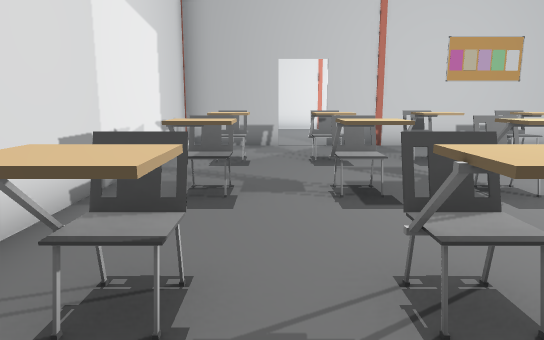
View 1 (above)

24 first-person views from a walk through a 3-D level made in the Unity game engine. The camera is 1.2 m above the floor, tilts 10° down and sees 70° across. The floor is counted in squares, 1 m on a side. Each view is taken from the middle of a square. On the plan, view 1 faces up. The plan holds only what a view shows up to about 15 squares ahead; the rest is blank. The place goes on beyond the plan. The player character is not drawn. Door leaves are left out, so doorways stand open. Some surface patterns are stand-ins.

View 2
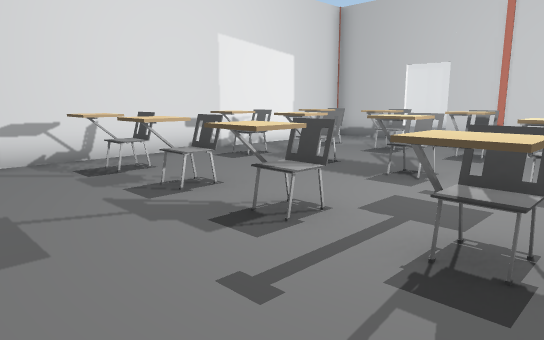

View 3
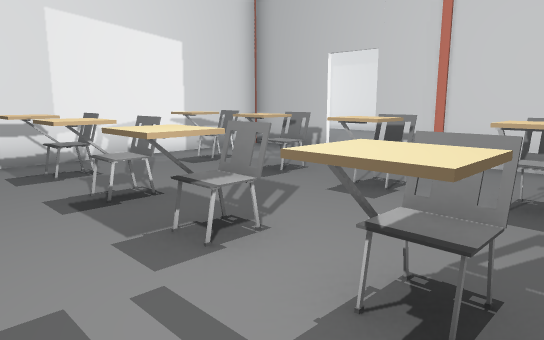

View 4
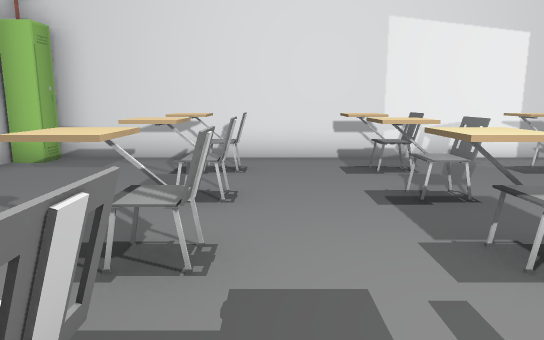

View 5
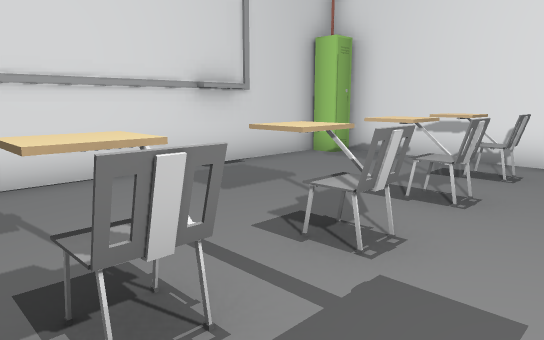

View 6
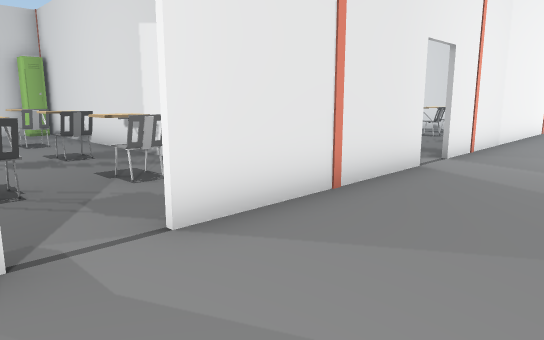

View 7
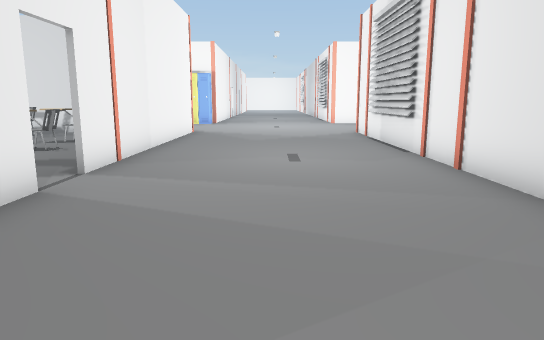

View 8
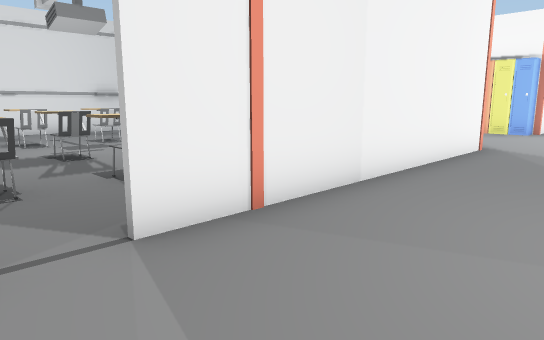

View 9
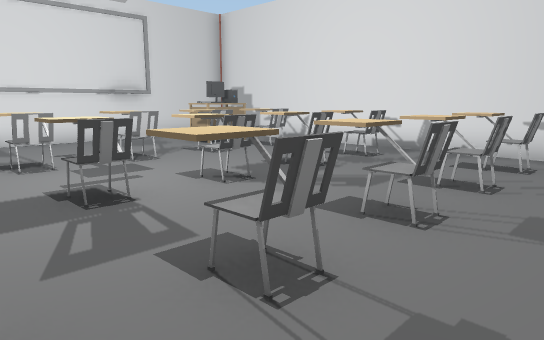

View 10
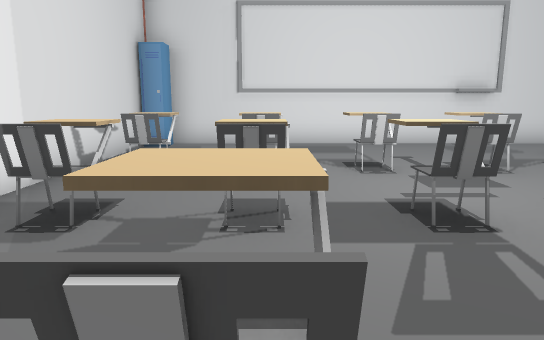

View 11
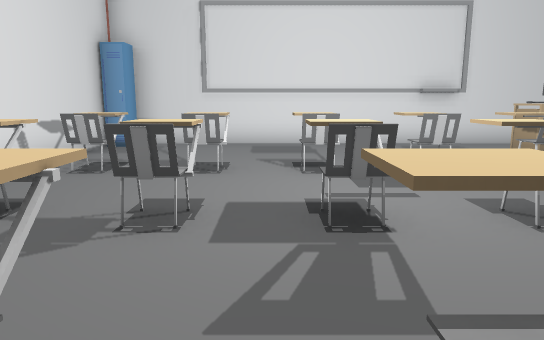

View 12
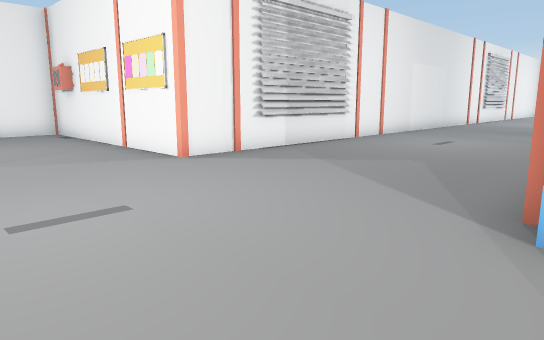

View 13
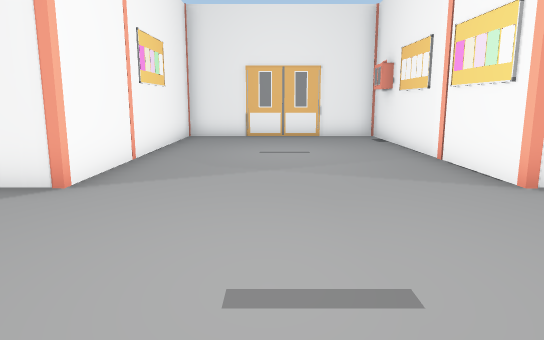

View 14
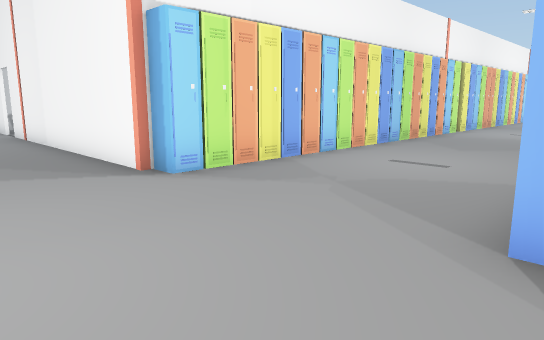

View 15
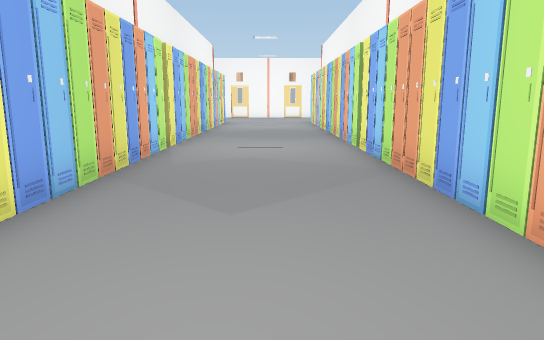

View 16
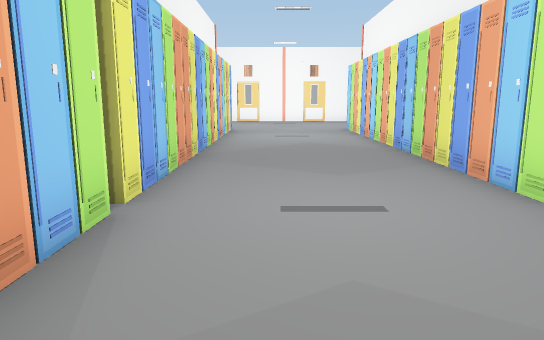

View 17
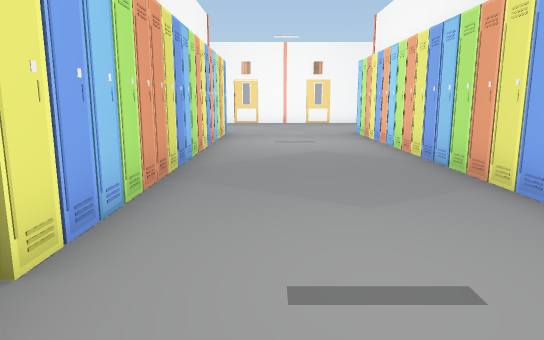

View 18
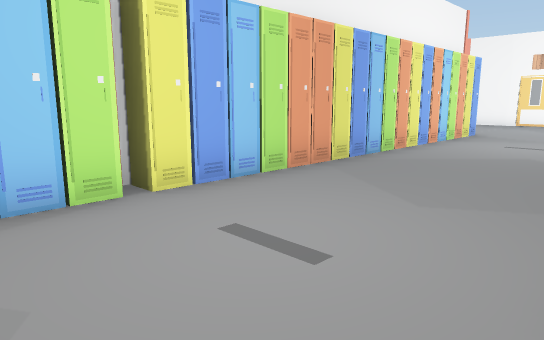

View 19
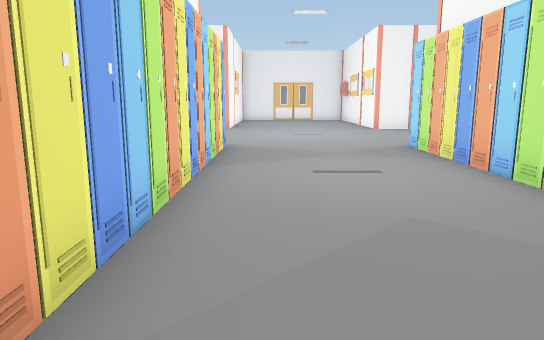

View 20
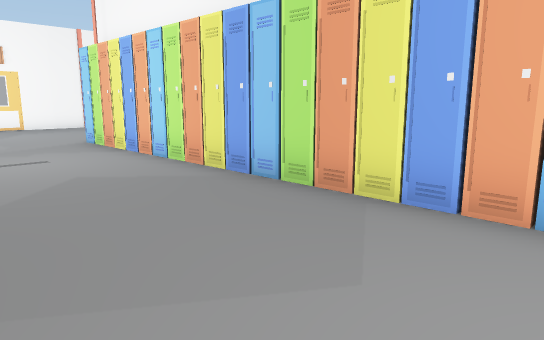

View 21
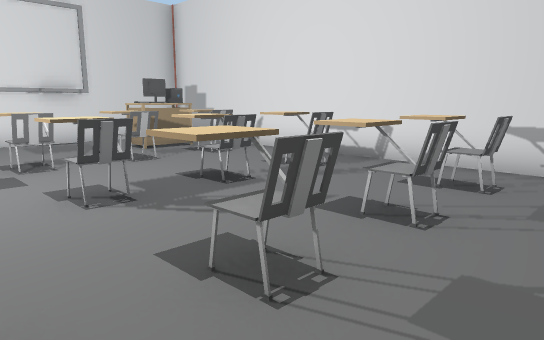

View 22
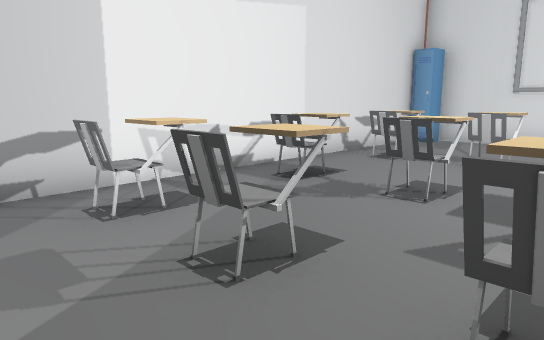

View 23
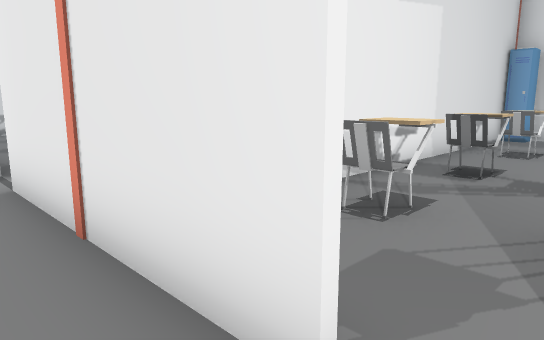

View 24
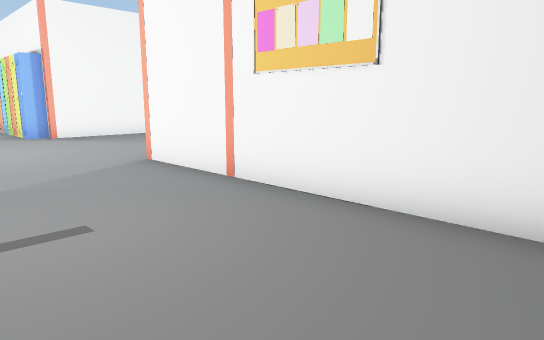

### Floor plan
Key: @ floor where view 1 was taken; # wall or solid block; . floor; D open door; C chair; L locker; P pillar; M computer; T table; O other object.
Columns run from 22 left of view 1 to 6 right of it. Each row starts with its distance up from view 1.
 26 #######P
 25 #......#
 24 #.....O#
 23 #......#
 22 #......#
 21 #......#
 20 P......P
 19 #......O
 18 #......# #########
 17 ........P....P.P...
 16 .....................
 15 ......................
 14 .........................
 13 ........................
 12 .........................
 11 #.....L#########DD#####D#####
 10 L.....L    .........#........
  9 L.....L.............#.......
  8 L.....L.C.C.C.C.C.C.#C.C.C.C
  7 L.....L.............#.......
  6 L.....L.............#........
  5 L.....L.C.C.C.C.C.C.#C.C.C.C.
  4 L.....L.............#........
  3 L.....L.............#........
  2 L.....L.C.C.C.C.C.C.#C.C.C.C.
  1 L.....L.............#........
  0 L.....L.MT..........#.@.....
 -1 L.....L  ...........#........
 -2 L.....L############LL#######
 -3 L.....L
 -4 L.....L
 -5 L.....L
 -6 L.....L
 -7 L.....L
 -8 L.....L
 -9 L.....L
-10 L.....L
-11 L.....L
-12 L.....L
-13 L.....L
-14 L.....L
-15 L.....L

Positions as (right, up) in squares from view 1, and headings:
1: (0, 0), facing up
2: (6, -1), facing up-left
3: (6, 3), facing up-left
4: (6, 3), facing left
5: (6, 4), facing down-left
6: (2, 14), facing down-left
7: (0, 14), facing left
8: (-5, 14), facing down-left
9: (-6, 10), facing down-left
10: (-6, 9), facing down
11: (-7, 9), facing down
12: (-20, 10), facing up-right
13: (-19, 12), facing up
14: (-22, 14), facing down-right
15: (-19, 8), facing down
16: (-18, 2), facing down
17: (-18, 0), facing down
18: (-21, 0), facing down-right
19: (-20, 0), facing up
20: (-17, -3), facing down-left
21: (-8, 10), facing down-left
22: (-8, 10), facing down-right
23: (-6, 12), facing down-right
24: (-18, 25), facing down-left
